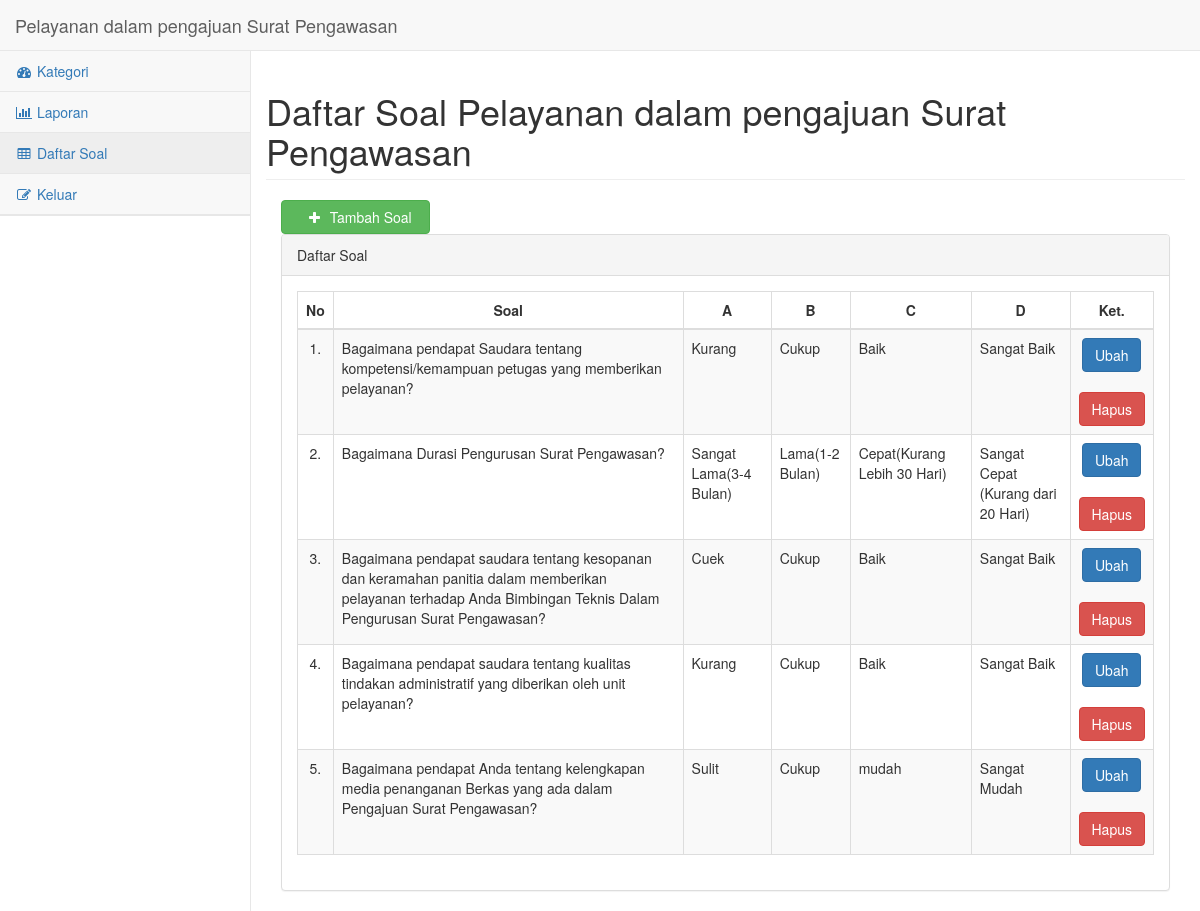
The app's page /daftarsoal.php?id=159 with its own data.
### tables this page shows
CREATE TABLE `kategori` (
  `id_kategori` int(11) NOT NULL,
  `nama_kategori` varchar(50) NOT NULL,
  `persyaratan` text NOT NULL,
  `status` tinyint(1) DEFAULT 0
);

CREATE TABLE `jawaban` (
  `id_jawaban` int(11) NOT NULL,
  `jawaban1` varchar(50) NOT NULL,
  `jawaban2` varchar(50) NOT NULL,
  `jawaban3` varchar(50) NOT NULL,
  `jawaban4` varchar(50) NOT NULL,
  `id_soalj` int(11) NOT NULL
);

CREATE TABLE `soal` (
  `id_soal` int(11) NOT NULL,
  `soal` text NOT NULL,
  `id_kategoriS` int(11) NOT NULL
);

### daftarsoal.php (the view, shortened to what this page needs)
<!DOCTYPE html>
<?php
    require 'side.php';
    $id=$_GET['id'];
?>
       <div id="page-wrapper">
            <div class="row">
                <?php
                include 'connect.php';
                $query1="SELECT * FROM kategori where id_kategori=$id";
                $sql= mysqli_query($connect, $query1);
                $data1=mysqli_fetch_array($sql);
                echo "
                <h1 class= 'page-header'> Daftar Soal $data1[nama_kategori]</h1>";
                ?>
            </div>
            <a href="tambahsoal.php?id=<?php echo $id;?> ">
            <button type="submit" class="btn btn-success">
                <div class="col-xs-3">
                    <i class="fa fa-plus fa-9x"></i>
                </div>Tambah Soal</button>
            </a>
            <br>
            <div class="row">
                <div class="col-lg-12">
                    <div class="panel panel-default">
                        <div class="panel-heading">
                            Daftar Soal
                        </div>
                        <div class="panel-body">
                            <table width="100%" class="table table-striped table-bordered table-hover" id="dataTables-example">
                                <thead>
                                    <tr>
                                        <th> <center>No</center></th>
                                        <th><center>Soal</center></th>
                                        <th><center>A</center></th>
                                        <th><center>B</center></th>
                                        <th><center>C</center></th>
                                        <th><center>D</center></th>
                                        <th><center>Ket.</center></th>
                                    </tr>
                                </thead>
                                <tbody>
                                    <?php
                                            include 'connect.php';
                                            $query = mysqli_query($connect,"SELECT * FROM soal join jawaban where id_kategoriS='$id' AND id_soal=id_soalj");
                                            $no=1;
                                            while ( $data = mysqli_fetch_array($query) ) {
                                            echo '
                                            <tr>
                                                <td><center>'.$no++.'.</center></td>
                                                <td>'.$data["soal"].'</td>
                                                <td>'.$data["jawaban1"].'</td>
                                                <td>'.$data["jawaban2"].'</td>
                                                <td>'.$data["jawaban3"].'</td>
                                                <td>'.$data["jawaban4"].'</td>
                                                <td><center>
                                                        <a type="submit" class="btn btn-primary" href="editsoal.php?id='.$data['id_soal'].'">Ubah</a>
                                                        <br></br>
                                                        <a type="reset" class="btn btn-danger" href="hapussoal.php?id='.$data['id_soal'].'">Hapus</a>
                                                </center> </td>
                                            </tr>
                                            ';
                                            }
                                            ?>
                                </tbody>
                            </table>

### side.php (shortened to what this page needs)
<!DOCTYPE html>
<html lang="en">
<?php
    $id = $_GET['id'];
?>
<head>
    <link href="./vendor/bootstrap/css/bootstrap.min.css" rel="stylesheet">
    <link href="./vendor/metisMenu/metisMenu.min.css" rel="stylesheet">
    <link href="./dist/css/sb-admin-2.css" rel="stylesheet">
    <link href="./vendor/font-awesome/css/font-awesome.min.css" rel="stylesheet" type="text/css">
    <link rel="stylesheet" href="https://maxcdn.bootstrapcdn.com/bootstrap/3.3.7/css/bootstrap.min.css"/>
    <link rel="stylesheet" href="https://cdnjs.cloudflare.com/ajax/libs/jqueryui/1.12.1/jquery-ui.css"/>
</head>
<body>
    <div id="wrapper">
        <nav class="navbar navbar-default navbar-static-top" role="navigation" style="margin-bottom: 0">
            <div class="navbar-header">
            <?php
                include 'connect.php';
                $query1="SELECT * FROM kategori where id_kategori=$id";
                $sql= mysqli_query($connect, $query1);
                $data1=mysqli_fetch_array($sql);
                echo "
                <a class= 'navbar-brand'> $data1[nama_kategori]</a>";
                ?>
            </div>
            <div class="navbar-default sidebar" role="navigation">
                <div class="sidebar-nav navbar-collapse">
                    <ul class="nav" id="side-menu">
                        <li>
                            <a href="pageAdmin.php"><i class="fa fa-dashboard fa-fw"></i> Kategori</a>
                        </li>
                        <li>
                            <a href='laporan.php?id=<?php echo $id;?>'><i class="fa fa-bar-chart-o fa-fw"></i> Laporan</a>
                        </li>
                        <li>
                            <a href='daftarsoal.php?id=<?php echo $id;?>'><i class="fa fa-table fa-fw"></i> Daftar Soal</a>
                        </li>
                        <li>
                            <a href="logoutProses.php"><i class="fa fa-edit fa-fw"></i> Keluar</a>
                        </li>
                        <li>
                        </li>
                    </ul>
                </div>
            </div>
        </nav>
    </div>
</body>
</html>

### records on screen
kategori: nama_kategori "Pelayanan dalam pengajuan Surat Pengawasan"
jawaban: id_soalj.soal "Bagaimana pendapat Saudara tentang kompetensi/kemampuan petugas yang memberikan pelayanan?", jawaban1 "Kurang", jawaban2 "Cukup", jawaban3 "Baik", jawaban4 "Sangat Baik"
jawaban: id_soalj.soal "Bagaimana Durasi Pengurusan Surat Pengawasan?", jawaban1 "Sangat Lama(3-4 Bulan)", jawaban2 "Lama(1-2 Bulan)", jawaban3 "Cepat(Kurang Lebih 30 Hari)", jawaban4 "Sangat Cepat (Kurang dari 20 Hari)"
jawaban: id_soalj.soal "Bagaimana pendapat saudara tentang kesopanan dan keramahan panitia dalam memberikan pelayanan terhadap Anda Bimbingan Teknis Dalam Pengurusan Surat Pengawasan?", jawaban1 "Cuek", jawaban2 "Cukup", jawaban3 "Baik", jawaban4 "Sangat Baik"
jawaban: id_soalj.soal "Bagaimana pendapat saudara tentang kualitas tindakan administratif yang diberikan oleh unit pelayanan?", jawaban1 "Kurang", jawaban2 "Cukup", jawaban3 "Baik", jawaban4 "Sangat Baik"
jawaban: id_soalj.soal "Bagaimana pendapat Anda tentang kelengkapan media penanganan Berkas yang ada dalam Pengajuan Surat Pengawasan?", jawaban1 "Sulit", jawaban2 "Cukup", jawaban3 "mudah", jawaban4 "Sangat Mudah"
